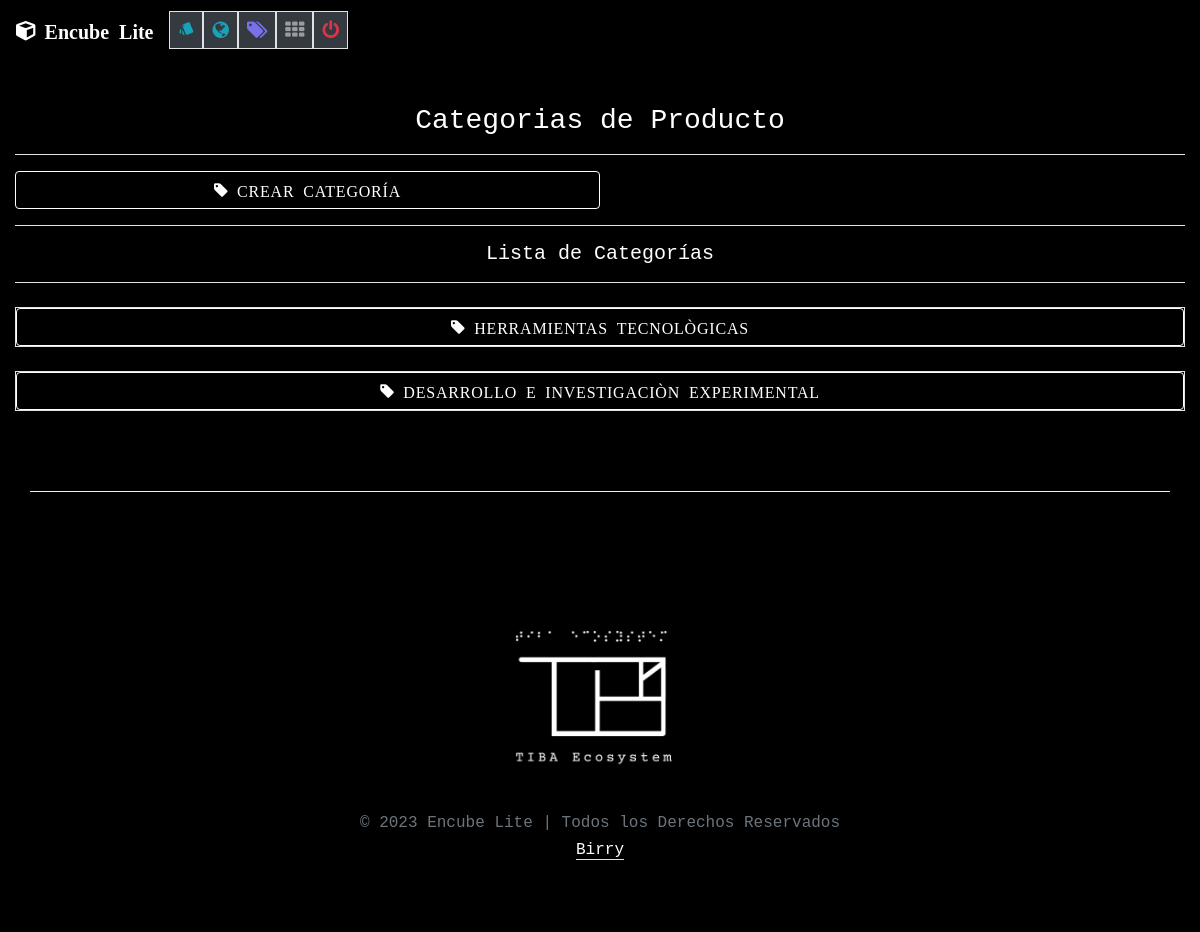
The page /juanjoseberriogaleano/categorias/ (signed in) on the database as committed earlier.
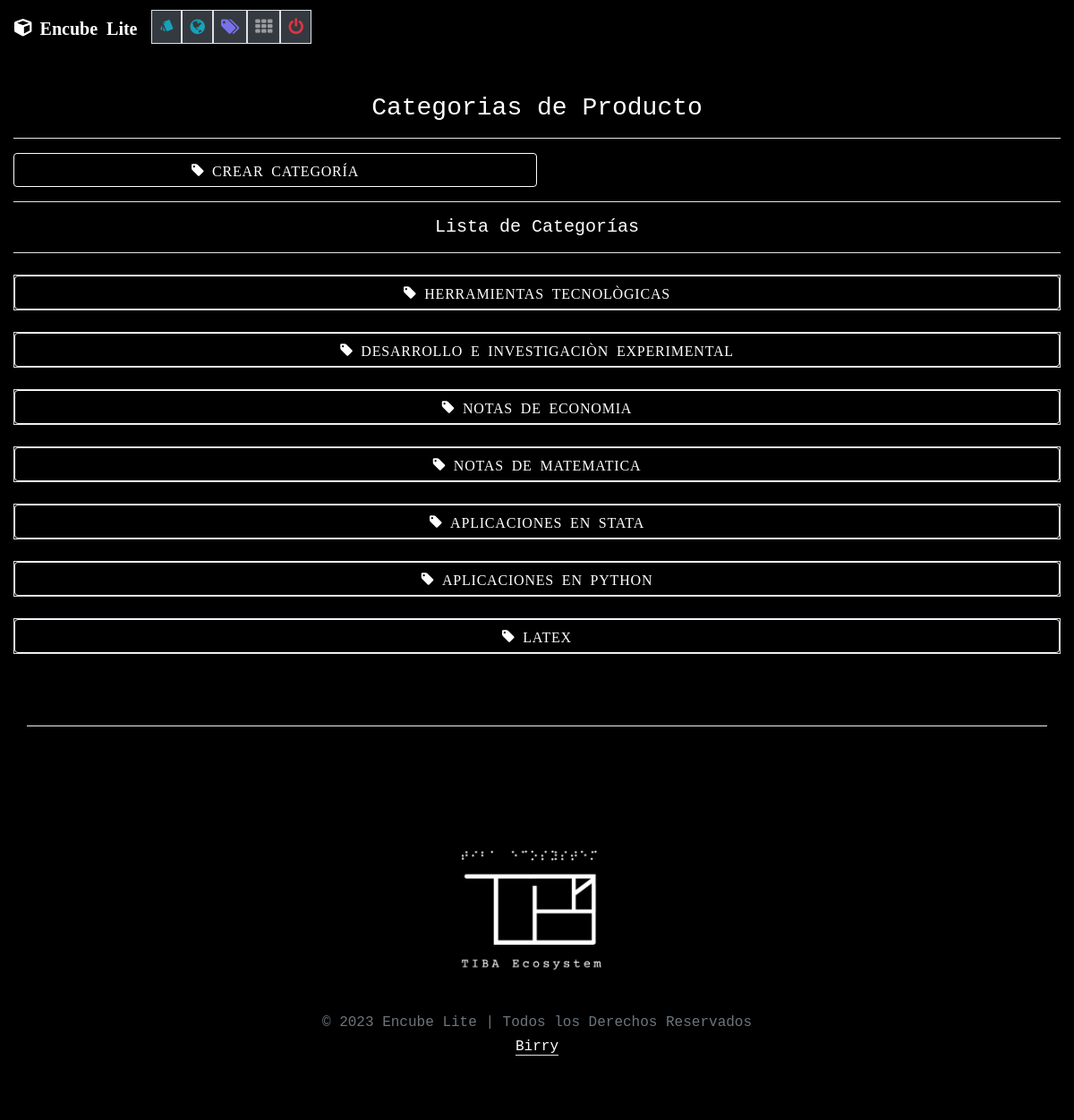
The same page on the database as committed later.
### sitio/models.py (models this page shows, shortened)
class Categoria(models.Model):
    nombre = models.CharField(max_length=100)
    imagen = models.ImageField(upload_to='categorias_imagenes', blank=True, null=True)

### sitio/views.py (the view)
# urls.py: path('categorias/', views.web_categorias, name='categorias'),
@require_GET
@login_required
def web_categorias(request):
    contexto = {}
    contexto['categorias'] = Categoria.objects.all()
    return render(request, 'sitio/web_categorias.html', contexto)

### sitio/templates/sitio/web_categorias.html (shortened to what this page needs)
{% extends 'sitio/base.html' %}
{% load static %}
{% block contenido_principal %}
<div class="col-md mt-4">
	<div class="site-section">
		<h3 class="text-center"> Categorias de Producto </h3><hr class="bg-white">
		<button class="btn icon-tag col-md-6" data-toggle="modal" data-target="#modal_crear_categoria"> Crear Categoría</button><hr class="bg-white">
		<div class="lista de categorias">
			<h5 class="text-center"> Lista de Categorías </h5><hr class="bg-white">
			{% for i in categorias %}
			<details class=" mt-4 border">
				<summary class="btn icon-tag col-md"> {{ i.nombre }}</summary>
			</details>
			{% endfor %}
		</div>
	</div>
</div>
{% endblock %}

### sitio/templates/sitio/base.html (shortened to what this page needs)
{% load static %}
<!DOCTYPE html>
<html lang="es">
<head>
	<link rel="stylesheet" href="{% static 'sitio/fonts/icomoon/style.css' %}">
	<link rel="stylesheet" href="{% static 'sitio/css/bootstrap.min.css' %}">
	<link rel="stylesheet" href="https://cdnjs.cloudflare.com/ajax/libs/font-awesome/4.7.0/css/font-awesome.min.css">
	<link rel="stylesheet" href="{% static 'sitio/css/stylesitio.css' %}">
	<link href="{% static 'sitio/css/carousel.css' %}" rel="stylesheet">
</head>
<body>
	<div class="row ">
		<div class=" themed-grid-col">
			<nav class="navbar navbar-expand-md navbar-dark fixed-top table-responsive " style="background-color: #000;">
				<a class="navbar-brand font-weight-bold icon-cube"> Encube Lite</a>
				<div class="collapse navbar-collapse my-custom-scrollbarmenu" id="navbarCollapse" >
					<ul class="navbar-nav mr-auto ">
						<li class="nav-item text-center border bg-dark ">
							<a class="nav-link  icon icon-style text-info" href="{% url 'sitio:web_contenido' %}" aria-label="Documentacion" title="Documentacion"> </a>
						</li>
						<li class="nav-item text-center border bg-dark " style="font-size:120%;">
							<a class="nav-link icon icon-globe text-info" href="{% url 'sitio:web_cover' %}" aria-label="Definir Cover" title=" Definir Cover del Sitio Web"> </a>
						</li>
						<li class="nav-item text-center border bg-dark" border bg-dark style="font-size:120%;">
							<a class="nav-link icon icon-tags text-primary" href="{% url 'sitio:categorias' %}" aria-label="Gestionar Categorías" title=" Gestionar Categorías"> </a>
						</li>
						<li class="nav-item text-center border bg-dark" style="font-size:120%;">
							<a class="nav-link icon-th" href="{% url 'sitio:productos' %}"  aria-label="Gestionar Productos" title=" Gestionar Productos"> </a>
						</li>
						<li class="nav-item text-center border bg-dark" style="font-size:120%;">
							<a class="nav-link icon icon-power-off text-danger" href="{% url 'sitio:cerrar_sesion' %}" aria-label="Cerrar sesión" title="Cerrar sesión"> </a>
						</li>
					</ul>
				</div>
			</nav>
		</div>
	</div>
	{% block contenido_principal %}{% endblock %}
	<footer class="site-footer border-top container">
		<div class =" pt-5 text-muted text-center text-small">
			<div class="row">
				<div class="col-md">
					<img href= "#" src="{% static 'sitio/images/logotiba.png' %}" class="navbar-brand " alt=" Logo" style=" width: 200px; background-size: auto;"> </Img>
				</div>
			</div><br>
			<div class="col-md">
				<p class="mb-1">&copy; 2023 Encube Lite | Todos los Derechos Reservados<br> <span><a href="https://wa.me/573158979052" target="_blank" class="border-bottom"> Birry</a></span>
				</p>
			</div>
		</footer>
	</body>
	</html>

### sitio/static/sitio/css/stylesitio.css (style rules this page uses)
body { background: black; line-height: 1.7; color: white; font-weight: 300; font-size: 16px; height: 100%; font-family: Courier New,Courier,Lucida Sans Typewriter,Lucida Typewriter,monospace; }
hr { color: #ffff; background-color: #fff; }
a { color: #ffff; -webkit-transition: .3s all ease; -o-transition: .3s all ease; transition: .3s all ease; }
.btn { border-color: #fff; color: #fff; background-color: #000; text-transform: uppercase; position: relative; -webkit-transition: 0.2s all ease-in-out !important; -o-transition: 0.2s all ease-in-out !important; transition: 0.2s all ease-in-out !important; top: 0; letter-spacing: .05em; }
.site-section { padding: 2.5em 0; }
@media (min-width: 768px) { .site-section { padding: 5em 0; } }
.border-top { border-top: 1px solid #edf0f5 !important; }
.site-footer { padding: 4em 0; }
.row { background: transparent; }

### sitio/templates/sitio/base.html (style rules this page uses)
.my-custom-scrollbarmenu { position: relative; max-height: 520px; overflow: auto; }

Rows that differ between the two databases and show on the page:
added Categoria: nombre "NOTAS DE ECONOMIA"
added Categoria: nombre "NOTAS DE MATEMATICA"
added Categoria: nombre "APLICACIONES EN STATA"
added Categoria: nombre "APLICACIONES EN PYTHON"
added Categoria: nombre "LATEX"
